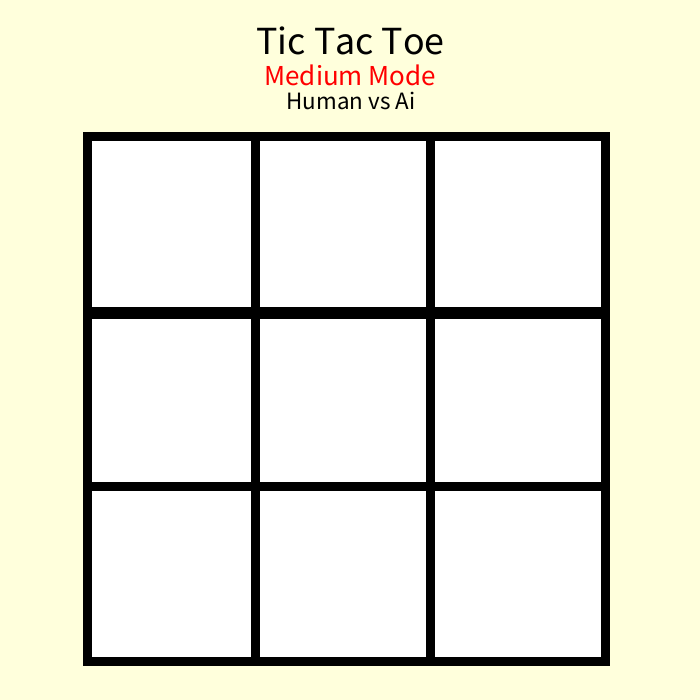
Frame 1 (no input)
Frame 60 (the mouse pressed at the canvas centre just before this capture): identical to frame 1, image omitted
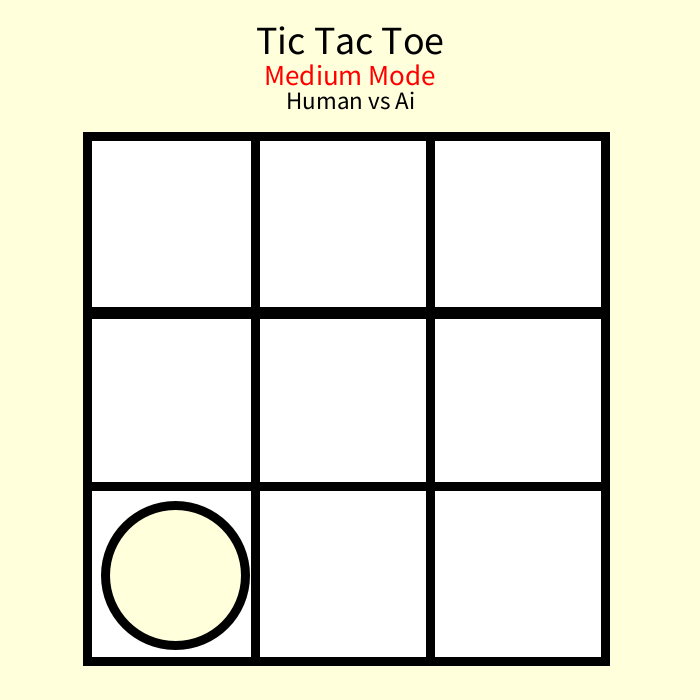
Frame 120 (the mouse held since frame 60 and released just before this capture)

The Processing sketch that drew these frames (run headless with seeded random() and noise(); from frame 60 on, the mouse is pressed at the canvas centre):

// Processing sketch: Tictactoe
// ── Tictactoe.pde
//TicTacToe medium mode
//there is 50/50 chance of either the computer or you winning it .
boolean crossTurn, ComputerTurn, mouseReleased, tied, ComputerTurnTimer, gameIsLive ;//use to control the program's flow goes true or false
int howmany, finalTime, boxSize, time, fps = 12 ;
float c, radius; 

void setup() {
  size(700, 700);
  fps = 30;
  frameRate(fps);//Specifies the number of frames to be displayed every second
                  // I will figure out why it is 30 fps later.

  
  textAlign(CENTER, CENTER);//Sets the current alignment for drawing text to center
ellipseMode(RADIUS);
  strokeWeight(9);

  setup2();
}
EachBox [] eachbox;
void setup2 () {
  stroke(0);//color of stroke set to black
  //Reset the variables and check it everytime when game start
  gameIsLive = true;
  crossTurn = true;
  ComputerTurnTimer = false;
  ComputerTurn = false;
  tied = false;
  time = 0;//set the time to zero
  howmany = 0;//set the total count of crosses/circles to zero
  boxSize = round(min(width, height)/4);
  radius = boxSize/2.5;
  c = 0;

  //Clean up background
  background(555, 333, 220);
  eachbox = new EachBox[9];

   for (int i = 0; i < 9; i ++) {
    eachbox[i] = new EachBox(i);
    eachbox[i].drawBoard();
  }//index refers the number of boxes
  textAtTop();//a procedure lead to line 93
}

//Separate input/setup from what needs to be drawn constantly
void draw() {
  checkIfGameOver();
  
  //Delays Computer's turn when it is Human's turn
  if (ComputerTurnTimer && gameIsLive) {
    ComputerDelay();
  }

  //checkFrameRate();
}


void checkFrameRate() {
  noStroke();
  rectCreator(color(150, 225, 220), 100, 50, 80, 30);
  stroke(222, 333);
  textCreator(15, color(0), "Lag: " + round(100-100*(frameRate)/fps) + " %", 100, 50);
}//check frame rate lag to make sure it work

void mousePressed() {

  
  mouseReleased = true;

  for (int i = 0; i < 9; i ++) {
    if (boxIsEmpty(i) && crossTurn && eachbox[i].isUserHoveringOverBox() && mouseReleased && gameIsLive) {
      eachbox[i].drawCross();//if the box is empty and the player plays,and game is live. leave a cross there
      mouseReleased = false;
    }
  }
}

void mouseReleased() {
  mouseReleased = false;//when mouse released, confirm the movenment player made
}

void textAtTop() {
  textCreator(40, color(0), "Tic Tac Toe", width/2, 40);
    textCreator(25, color(0), "Human vs Ai", width/2, 100);
  textCreator(29, color(255, 0, 0), "Medium Mode", width/2, 75);
}//Text Part

void textCreator(int ts, color c, String s, float x, float y) {
  textSize(ts);
  fill(c);
  text(s, x, y);
}

void rectCreator(color c, float x, float y, float w, float h) {
  fill(c);
  rect(x, y, w, h);
}//They use default values to textCreator/textCreator

void moveTo(int a) {
  eachbox[a].drawCircle();
  ComputerTurn = false;//Put a circle in this position
}

void startCorner() {
  int r = round(random(3));//Random a float number between 0-3(includ decimal), then round it to an interger(0 and 3 are 1/6, 1 and 2 are 1/3)
  int a = 0;//set the variable to 0
  if (r == 0) a = 0;
  else if (r == 1) a = 2;
  else if (r == 2) a = 6;
  else a = 8;// when r =3, a= 8
  //When player start at center,randomly decides a corner to start from, and put a circle in that position.
  eachbox[a].drawCircle();
  ComputerTurn = false;
}

void ComputerFirstMove() {
  if (K1(4)) startCorner();
  else moveTo(6);
   //Take the center if player didnt make their first move on it (K1 represent the player's first move)
}

void ComputerMoves() {
   //Attack movies corresponding  to the player's action (Only Run Once When Computer have chance to make threaten)
  if (K2(1, 2, 0)) moveTo(0);
  else if (K2(0, 2, 1)) moveTo(1);
  else if (K2(4, 5, 3)) moveTo(3);
  else if (K2(6, 8, 7)) moveTo(7);
  //done with horizontal

  else if (K2(5, 8, 2)) moveTo(2);
  else if (K2(0, 6, 3)) moveTo(3);
  else if (K2(1, 7, 4)) moveTo(4);
  else if (K2(2, 8, 5)) moveTo(5);
  else if (K2(0, 3, 6)) moveTo(6);
  else if (K2(1, 4, 7)) moveTo(7);
  else if (K2(2, 5, 8)) moveTo(8);
  //done with vertical
  else if (K2(6, 4, 2)) moveTo(2); 
  else if (K2(0, 8, 4)) moveTo(4); 
  else if (K2(0, 4, 8)) moveTo(8); 

  //Attack movies corresponding  to the player's action (Only run once when player already made threaten)
  else if (K3(0, 2, 1)) moveTo(1);
  else if (K3(4, 5, 3)) moveTo(3);
  else if (K3(3, 5, 4)) moveTo(4); //not necessary cause Computer will take it first move on center if it's possibe (Player didn't take it)
  else if (K3(6, 7, 8)) moveTo(8);
  //done with horizontal
  else if (K3(3, 6, 0)) moveTo(0);
  else if (K3(5, 8, 2)) moveTo(2);

  else if (K3(0, 6, 3)) moveTo(3);
  else if (K3(1, 7, 4)) moveTo(4); //not necessary cause Computer will take it first move on center if it's possibe (Player didn't take it)
  else if (K3(0, 3, 6)) moveTo(6);
  else if (K3(2, 5, 8)) moveTo(8);
  //done with vertical
  else if (K3(4, 6, 2)) moveTo(2);
  else if (K3(0, 8, 4)) moveTo(4); //not necessary cause Computer will take it first move on center if it's possibe (Player didn't take it)
  else if (K3(2, 4, 6)) moveTo(6); //not necessary cause player wont got chance to go center if they didnt make their first move on it
  else if (K3(0, 4, 8)) moveTo(8); //not necessary cause player wont got chance to go center if they didnt make their first move on it

  //defending strategy (thinking 2 steps ahead to avoid the double threaten)
  //Set A
  else if (K3(1, 3, 0)) moveTo(0);
  else if (K3(5, 7, 8)) moveTo(8);

  //Set B
  else if (K3(3, 8, 7)) moveTo(7); //3,8--> 7
  else if (K3(5, 6, 7)) moveTo(7);//6,5--> 7
 
  else if (K3(0, 7, 3)) moveTo(3); //2,7--> 3
  else if (K3(1, 6, 3)) moveTo(3);//1,8--> 3
  else if (K3(2, 3, 1)) moveTo(1);//2,3-->1

  //Set C
  
  else if (K3(4, 8, 2)) moveTo(2);//0,5-->1
 
  //random moves
  //Set 4 when the player take their first two step at corner take random action
  else if (K1(2) && K1(6)) randomAction(); //2, 6
  else if (K1(0) && K1(8)) randomAction(); //0, 8

  //If no threat or attacking opportunity, play in random position
  else while (true) {
    int i = round(random(8));
    if (boxIsEmpty(i) && i != 1) {
      moveTo(i);//work same with line 115. But here it could be any random number between 0-8 but 1(figure why is 1 later)
      break;//end the execution of while
    }
  }
}

//Random moves but it puts you in a correct positions
void randomAction() {
  while (true) {
    int i = round(random(1, 4))*2 - 1;//possibilities: 1, 3, 5, 7
    if (boxIsEmpty(i)) {
      moveTo(i);
      break;
    }
  }
}

//If all the boxes are filled up, we have tied. Screen would show up saying "TIED". 
void checkHowMany () {
  if (howmany == 9) tied = true;
}


void switchTurns() {
  //Player's turn

  howmany ++; 
  if (howmany % 2 == 1 && gameIsLive) {
    crossTurn = false;
    ComputerTurnTimer = true;
  }//because player always play first so every time when howmany % 2 == 1 it will be player's turn
}

//Delaying the Computer's move to let the player make a move. 
void ComputerDelay() {
  //Delay the Computer's move to let player hae time to make move
  finalTime = (int)frameRate;
  if (time < finalTime) time++;//increase time by 1 which is Computer's delay time
  //When the time comes, play it once and then it switches to players turn
  else {
    ComputerTurnTimer = false;
    ComputerTurn = true;

    if (howmany == 1) ComputerFirstMove();//when how many =1, it's player's move
    else ComputerMoves();

    time = 0;//set time back to zero
    
    ComputerTurn = false;
    crossTurn = true;//cross turn = player turn
  }
}

//Check if user's mouse is hovering over a rectangle (boolean is use to check the value true or not)
boolean overRect(float x, float y, float w, float h) {
  return (mouseX >= x-w/2 && mouseX <= x+w/2 && mouseY >= y-h/2 && mouseY <= y+h/2);
}//represent: x-cordinate, y-cordinate, width, height

//Check if a box is empty
boolean boxIsEmpty(int a) {
  return (!eachbox[a].crossed && !eachbox[a].circled);
}//used to indicate the value to return from a function

//Check if a box is full
boolean boxFull(int a) {
  return (eachbox[a].crossed || eachbox[a].circled);
}

//Check if a circle occupies the box
boolean K4(int a) {
  return (eachbox[a].circled);
}

//Check if a cross occupies the box
boolean K1(int a) { //K1
  return (eachbox[a].crossed);
}

//Check if the computer won
boolean Op(int a, int b, int c) {
  if (K4(a) && K4(b) && K4(c)) {
    drawLines(a, c);
    return true;
  } else return false;
}//xp represent player's move and op represent Computer

//Check if the user miraculously wins
boolean Xp(int a, int b, int c) {
  if (K1(a) && K1(b) && K1(c)) {
    drawLines(a, c); //Draw a line to show the winning positions
    return true;
  } else return false;
}

boolean K2(int a, int b, int c) { //check circle position
  return (K4(a) && K4(b) && boxIsEmpty(c));
}
boolean K3(int a, int b, int c) { //check circle position
  return (K1(a) && K1(b) && boxIsEmpty(c));
}

void drawLines(int a, int c) {
  line(eachbox[a].x, eachbox[a].y, eachbox[c].x, eachbox[c].y);
}//the function for draw lines

//postive pattern of win
boolean circleWins() {
  if (Op(0, 1, 2)) return true;
  else if (Op(3, 4, 5)) return true;
  else if (Op(6, 7, 8)) return true;
  else if (Op(0, 3, 6)) return true;
  else if (Op(1, 4, 7)) return true;
  else if (Op(2, 5, 8)) return true;
  else if (Op(0, 4, 8)) return true;
  else if (Op(2, 4, 6)) return true;
  else return false;
}

boolean crossWins() {
  if (Xp(0, 1, 2)) return true;
  else if (Xp(3, 4, 5)) return true;
  else if (Xp(6, 7, 8)) return true;
  else if (Xp(0, 3, 6)) return true;
  else if (Xp(1, 4, 7)) return true;
  else if (Xp(2, 5, 8)) return true;
  else if (Xp(0, 4, 8)) return true;
  else if (Xp(2, 4, 6)) return true;
  else return false;
}
class EachBox {
  int n; //number of this box
  int x, y; //position of box
  boolean crossed, circled;
  EachBox(int num) {
    rectMode(CENTER);
    n = num;
    num ++;

    setBoxSize(num, round(num/3f - 0.6));
  }//num variable use to determine the exactly size of box. Dont know what 3f represent yet)

  void setBoxSize(int num, float a) {
    x = round(boxSize * (num-a*3));
    y = round(height/2+50 - boxSize + boxSize*a);
  }


//Dawing Game board   
void drawBoard() {
rect(width*1.25/5, height*1.6/5, width*1/4, height*2.5/10);//game board 1
  rect(width*2.45/5, height*1.6/5, width*1/4, height*2.5/10);//game board 2
  rect(width*3.7/5, height*1.6/5, width*1/4, height*2.5/10);//game board 3
  
  //column 2
  rect(width*1.25/5, height*2.87/5, width*1/4, height*2.5/10);//game board 4
  rect(width*2.45/5, height*2.87/5, width*1/4, height*2.5/10);//game board 5
  rect(width*3.7/5, height*2.87/5, width*1/4, height*2.5/10);//game board 6
  
  //column 3
    rect(width*1.25/5, height*4.1/5, width*1/4, height*2.5/10);//game board 7
    rect(width*2.45/5, height*4.1/5, width*1/4, height*2.5/10);//game board 8
    rect(width*3.7/5, height*4.1/5, width*1/4, height*2.5/10);//game board 9
}
//Drawing X and O inside the circle
  void drawCross() {
    crossed = true; //mark this box as a cross then switch turn to Computer
    switchTurns();

    if (howmany == 9) tied = true;

    line(x-radius, y-radius, x+radius, y+radius);
    line(x-radius, y+radius, x+radius, y-radius);//cross code
  }

  void drawCircle() {
    circled = true; //mark this box as a circle and draw one there
    switchTurns();

    if (howmany == 9) tied = true;
    fill(255, 255, 220);
    ellipse(x, y, radius, radius);//circle code
  }

  boolean isUserHoveringOverBox() {
    return overRect(x, y, boxSize, boxSize);
  }
}
//check if the game is over or if someone won
void checkIfGameOver() {
  if (circleWins()) {
    gameOver("YOU LOSE");
  } else if (crossWins()) {
    gameOver("YOU WIN:)");
  } else if (tied) {
    gameOver("TIED");
  } 
}
//Creates the game over menu and variable message which represent the result of game
void gameOver(String message) {
  gameIsLive = false;// create variable message which represent the result of game 
  if (c < 200) c += 120/(fps+1);//float c = Game over menu's color and delay increment (add 120/(30+1) everytime until reach 200)
  stroke(0, c);
  rectCreator(color(444, 555, 150), width/2, height/2 + 50, width-100, 200);
  textCreator(round(95*min(width, height)/800), color(255, 11, 222), message, width/2, height/2);
  rect(width*3/6, height/2 + 100, 100, 50);
  textCreator(round(25*min(width, height)/800), color(555, 333, 220), "RESTART", width*3/6, height/2+100); //when player click restart, reset all variables and clear background


  stroke(0);
  if (overRect(width*3/6, height/2+100, 100, 50) && mouseReleased) {
    mouseReleased = false;
    setup();

  }
}
